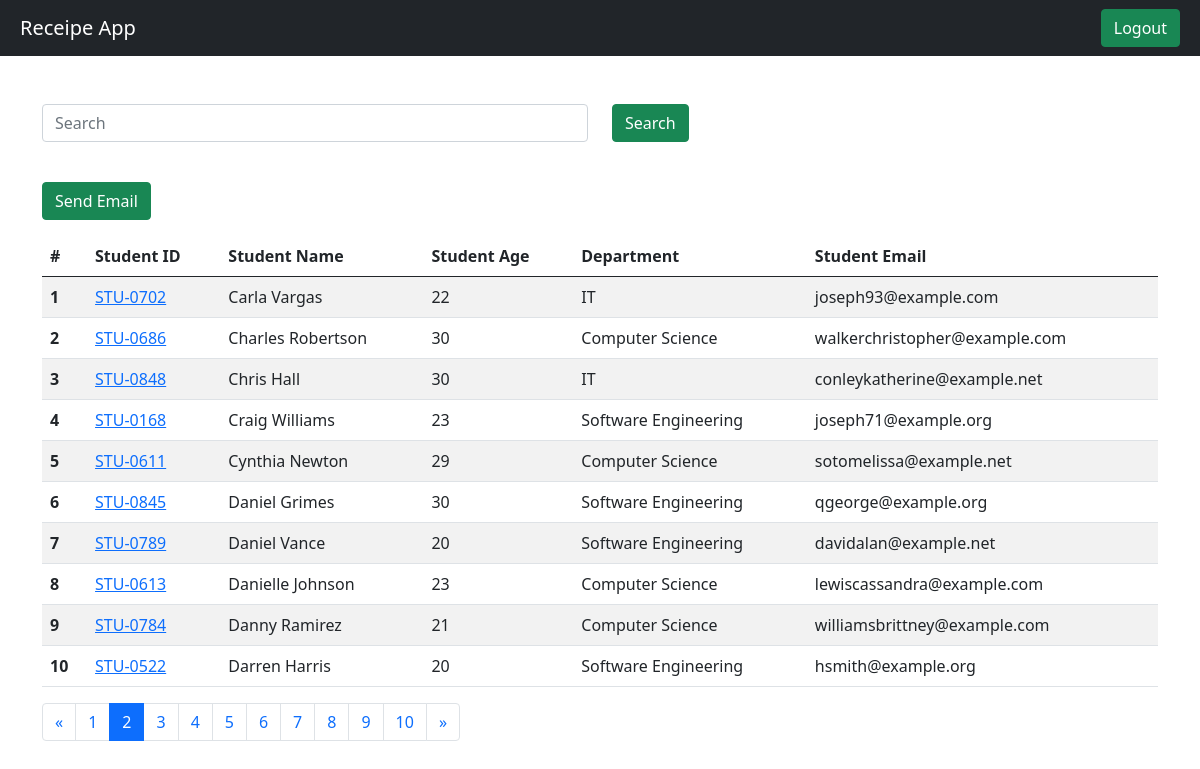
The app's page /students/?page=2 (signed in) with its own data.
### vege/models.py (models this page shows, shortened)
class Student(models.Model):
    department = models.ForeignKey(Department, related_name="depart", on_delete=models.CASCADE)
    student_id = models.OneToOneField(StudentID, related_name="studentid", on_delete=models.CASCADE)
    student_name = models.CharField(max_length=100)
    student_email = models.EmailField(unique=True)
    student_age = models.IntegerField(default=18)
    student_address = models.TextField()
    id_deleted = models.BooleanField(default=False)
    objects = StudentManager()
    admin_objects = models.Manager()
    class Meta:
        ordering = ['student_name'] # for ordering data in database
        verbose_name = "student" # for table name in database

class StudentID(models.Model):
    student_id = models.CharField(max_length=100)
    def __str__(self) -> str:
        return self.student_id

class Department(models.Model):
    department = models.CharField(max_length=100)
    class Meta:
        ordering = ['department']

### vege/views.py (the view, shortened to what this page needs)
# urls.py: path('students/', get_students, name='getStudent'),
@login_required(login_url = "/login/")
def get_students(request):
    students = Student.objects.all()
    search = ''
    paginator = Paginator(students, 10)
    page_number = request.GET.get("page")
    page_obj = paginator.get_page(page_number)
    return render(request, 'report/students.html', {'students' : page_obj, 'search': search})

### vege/models.py (called while the page is built)
    def get_queryset(self):
        return super().get_queryset().filter(id_deleted=False)

### vege/templates/report/students.html (shortened to what this page needs)
{% extends "base.html" %}
{% block start %}
    <div class="container mt-5">
        <form class="mb-4">
            <div class="row">
                <div class="col-md-6">
                    <input type="text" class="form-control" name="search" placeholder="Search" value="{{ search }}">
                </div>
                <div class="col-md-6">
                    <button type="submit" class="btn btn-success">Search</button>
                </div>
            </div>
        </form>
         <a href="{% url 'sendEmail' %}" class="btn btn-success my-3">Send Email</a>
        <table class="table table-striped">
            <thead>
                <tr>
                  <th scope="col">#</th>
                  <th scope="col">Student ID</th>
                  <th scope="col">Student Name</th>
                  <th scope="col">Student Age</th>
                  <th scope="col">Department</th>
                  <th scope="col">Student Email</th>
                </tr>
            </thead>
            <tbody>
                {% if students%}
                    {% for student in students%}
                        <tr>
                            <th scope="row">{{ forloop.counter }}</th>
                            <td>
                                <a href="{% url 'studentMarks' student.student_id %}">
                                    {{ student.student_id }}</td>
                            <td>{{ student.student_name }}</td>
                            <td>{{ student.student_age }}</td>
                            <td>{{ student.department.department }}</td>
                            <td>{{ student.student_email }}</td>
                        </tr>
                    {% endfor%}
                {% else %}
                    <tr>
                        <td colspan="6" class="text-center">No students found</td>
                    </tr>
                {% endif %}
            </tbody>
        </table>
        <nav aria-label="Page navigation example">
            <ul class="pagination">
                {% if students.has_previous %}
                    <li class="page-item">
                        <a class="page-link" aria-label="Previous" href="?page={{ students.previous_page_number }}">
                            <span aria-hidden="true">&laquo;</span>
                        </a>
                    </li>
                {% endif %}
                {% for page in students.paginator.page_range %}
                    <li class="page-item {% if students.number == page %}active{% endif %}">
                        <a class="page-link" href="?page={{ page }}">{{ page }}</a>
                    </li>
                {% endfor %}
                {% if students.has_next %}
                    <li class="page-item">
                        <a class="page-link" href="?page={{ students.next_page_number }}">
                            <span aria-hidden="true">&raquo;</span>
                        </a>
                    </li>
                {% endif %}
            </ul>
        </nav>
    </div>
{% endblock%}

### records on screen
Student: student_id "STU-0702", student_name "Carla Vargas", student_age "22", department.department "IT", student_email "joseph93@example.com"
Student: student_id "STU-0686", student_name "Charles Robertson", student_age "30", department.department "Computer Science", student_email "walkerchristopher@example.com"
Student: student_id "STU-0848", student_name "Chris Hall", student_age "30", department.department "IT", student_email "conleykatherine@example.net"
Student: student_id "STU-0168", student_name "Craig Williams", student_age "23", department.department "Software Engineering", student_email "joseph71@example.org"
Student: student_id "STU-0611", student_name "Cynthia Newton", student_age "29", department.department "Computer Science", student_email "sotomelissa@example.net"
Student: student_id "STU-0845", student_name "Daniel Grimes", student_age "30", department.department "Software Engineering", student_email "qgeorge@example.org"
Student: student_id "STU-0789", student_name "Daniel Vance", student_age "20", department.department "Software Engineering", student_email "davidalan@example.net"
Student: student_id "STU-0613", student_name "Danielle Johnson", student_age "23", department.department "Computer Science", student_email "lewiscassandra@example.com"
Student: student_id "STU-0784", student_name "Danny Ramirez", student_age "21", department.department "Computer Science", student_email "williamsbrittney@example.com"
Student: student_id "STU-0522", student_name "Darren Harris", student_age "20", department.department "Software Engineering", student_email "hsmith@example.org"

### other values on screen
{{ page }} "1" "2" "3" "4" "5" "6" "7" "8" "9" "10"
